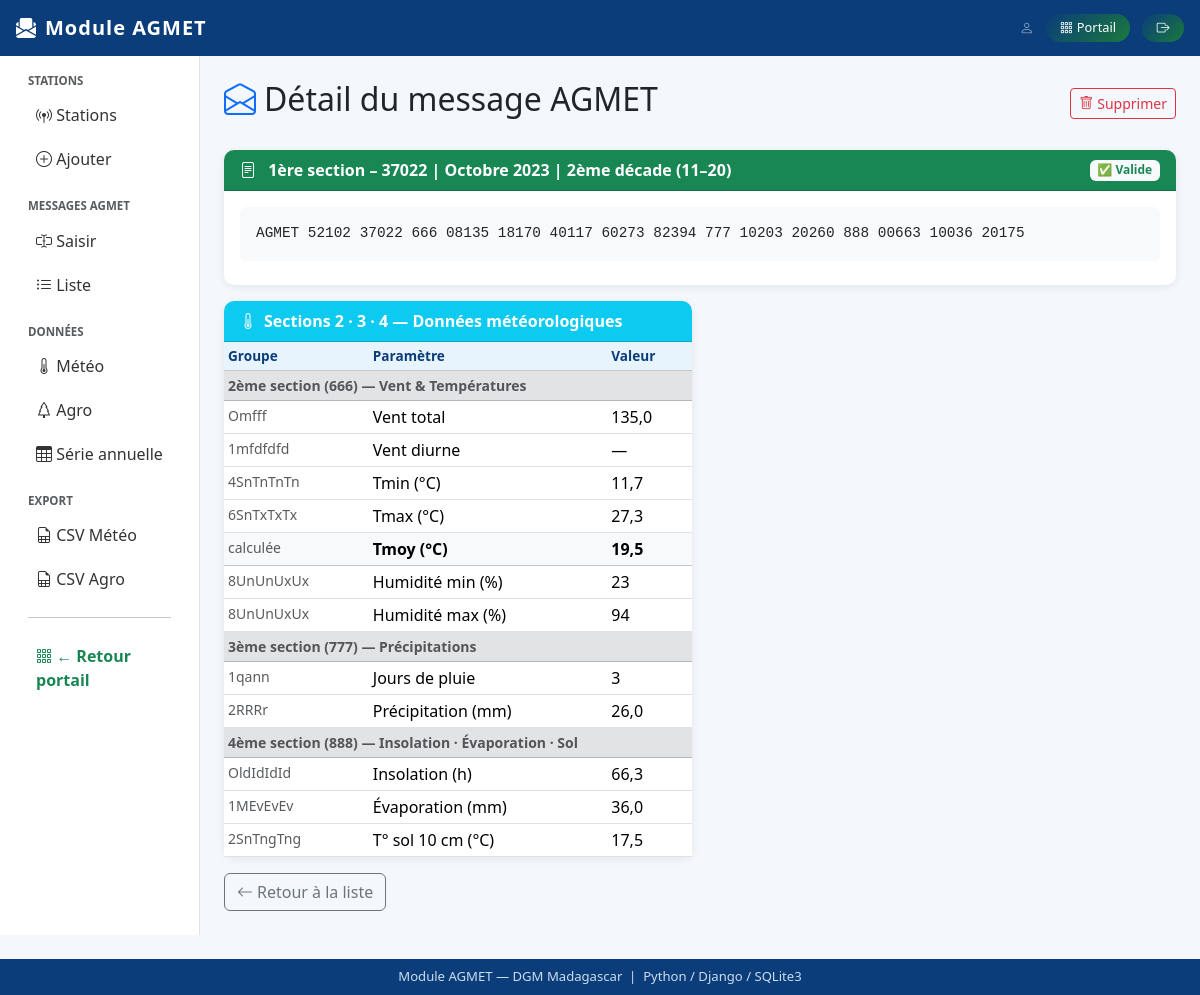
The app's page /agmet/messages/2/ with its own data.
### agmet/models.py (models this page shows, shortened)
class Message(models.Model):
    DECADE_CHOICES = [
        ('51', '1ère décade (1–10)'),
        ('52', '2ème décade (11–20)'),
        ('53', '3ème décade (21–fin)'),
    ]
    MOIS_CHOICES = [
        ('01', 'Janvier'), ('02', 'Février'), ('03', 'Mars'),
        ('04', 'Avril'),   ('05', 'Mai'),     ('06', 'Juin'),
        ('07', 'Juillet'), ('08', 'Août'),    ('09', 'Septembre'),
        ('10', 'Octobre'), ('11', 'Novembre'),('12', 'Décembre'),
    ]
    station = models.ForeignKey(
        Station, on_delete=models.CASCADE,
        related_name='messages', null=True, blank=True
    )
    identification = models.CharField(
        max_length=5, verbose_name="Indicatif mécanographique"
    )
    nom = models.CharField(
        max_length=100, blank=True, verbose_name="Nom de la station"
    )
    longitude = models.FloatField(null=True, blank=True)
    latitude  = models.FloatField(null=True, blank=True)
    altitude  = models.FloatField(null=True, blank=True)
    annee     = models.IntegerField(verbose_name="Année")
    mois      = models.CharField(max_length=2, choices=MOIS_CHOICES, verbose_name="Mois")
    decade    = models.CharField(max_length=2, choices=DECADE_CHOICES, verbose_name="Décade")
    message_brut = models.TextField(verbose_name="Message AGMET brut")
    date_saisie  = models.DateTimeField(auto_now_add=True)
    valide       = models.BooleanField(default=False, verbose_name="Validé (aucune erreur)")
    class Meta:
        verbose_name = "Message AGMET"
        verbose_name_plural = "Messages AGMET"
        ordering = ['-annee', '-mois', '-decade']
        unique_together = ('identification', 'annee', 'mois', 'decade')
    def __str__(self):
        return f"AGMET {self.identification} – {self.annee}/{self.mois} Décade {self.decade}"

class DonneesMeteo(models.Model):
    message = models.OneToOneField(
        Message, on_delete=models.CASCADE,
        related_name='donnees_meteo', null=True, blank=True
    )
    identification = models.CharField(max_length=5)
    nom            = models.CharField(max_length=100, blank=True)
    longitude      = models.FloatField(null=True, blank=True)
    latitude       = models.FloatField(null=True, blank=True)
    altitude       = models.FloatField(null=True, blank=True)
    annee          = models.IntegerField()
    mois           = models.CharField(max_length=2)
    decade         = models.CharField(max_length=2)
    fff = models.FloatField(
        null=True, blank=True,
        verbose_name="Vent moyen total (fff)",
        help_text="Force totale du vent moyen sur la décade"
    )
    fdfdfd = models.FloatField(
        null=True, blank=True,
        verbose_name="Vent diurne total (fdfdfd)"
    )
    tn = models.FloatField(
        null=True, blank=True,
        verbose_name="Tmin moyenne décade (°C)"
    )
    tx = models.FloatField(
        null=True, blank=True,
        verbose_name="Tmax moyenne décade (°C)"
    )
    un = models.IntegerField(
        null=True, blank=True,
        verbose_name="Humidité relative min moyenne (%)"
    )
    ux = models.IntegerField(
        null=True, blank=True,
        verbose_name="Humidité relative max moyenne (%)"
    )
    n   = models.IntegerField(null=True, blank=True, verbose_name="Nombre de jours avec pluie")
    rrr = models.FloatField(null=True, blank=True, verbose_name="Précipitation décadaire (mm)")
    id_insol = models.FloatField(
        null=True, blank=True,
        verbose_name="Insolation totale (heures)"
    )
    ev = models.FloatField(
        null=True, blank=True,
        verbose_name="Évaporation totale (mm)"
    )
    tng = models.FloatField(
        null=True, blank=True,
        verbose_name="Tmin sol 10 cm moyenne (°C)"
    )
    erreurs = models.TextField(blank=True, default='', verbose_name="Erreurs détectées")
    class Meta:
        verbose_name = "Données météo"
        verbose_name_plural = "Données météo"
        ordering = ['-annee', '-mois', '-decade']
    @property
    def tm(self):
        if self.tn is not None and self.tx is not None:
            return round((self.tn + self.tx) / 2, 1)
        return None

### agmet/views.py (the view)
# urls.py: path('messages/<int:pk>/',           views.message_detail,     name='message_detail'),
def message_detail(request, pk):
    msg = get_object_or_404(Message, pk=pk)
    donnees_meteo = DonneesMeteo.objects.filter(message=msg).first()
    donnees_agro  = DonneesAgro.objects.filter(message=msg).first()
    return render(request, 'agmet/message_detail.html', {
        'msg': msg,
        'donnees_meteo': donnees_meteo,
        'donnees_agro':  donnees_agro,
    })

### agmet/templates/agmet/message_detail.html (shortened to what this page needs)
{% extends 'agmet/base.html' %}
{% block content %}
<div class="d-flex justify-content-between align-items-center mb-4">
  <h2><i class="bi bi-envelope-open me-2 text-primary"></i>Détail du message AGMET</h2>
  <a href="{% url 'message_supprimer' msg.pk %}" class="btn btn-outline-danger btn-sm">
    <i class="bi bi-trash me-1"></i>Supprimer
  </a>
</div>
<div class="card mb-3">
  <div class="card-header d-flex justify-content-between align-items-center
    {% if msg.valide %}bg-success{% else %}bg-danger{% endif %} text-white">
    <span><i class="bi bi-file-text me-2"></i>
      <strong>1ère section</strong> – {{ msg.identification }} | {{ msg.get_mois_display }} {{ msg.annee }} | {{ msg.get_decade_display }}
    </span>
    {% if msg.valide %}
      <span class="badge bg-light text-success">✅ Valide</span>
    {% else %}
      <span class="badge bg-light text-danger">⚠ Avec erreurs</span>
    {% endif %}
  </div>
  <div class="card-body">
    <pre class="font-monospace bg-light p-3 rounded mb-2">{{ msg.message_brut }}</pre>
  </div>
</div>
<div class="row g-3">
  {% if donnees_meteo %}
  <div class="col-md-6">
    <div class="card h-100">
      <div class="card-header bg-info text-white fw-bold">
        <i class="bi bi-thermometer-half me-2"></i>Sections 2 · 3 · 4 — Données météorologiques
      </div>
      <div class="card-body p-0">
        <table class="table table-sm mb-0">
          <thead class="table-light">
            <tr><th>Groupe</th><th>Paramètre</th><th>Valeur</th></tr>
          </thead>
          <tbody>
            <tr class="table-secondary"><td colspan="3" class="small fw-bold text-muted">2ème section (666) — Vent & Températures</td></tr>
            <tr><td class="text-muted small">Omfff</td><td>Vent total</td><td>{{ donnees_meteo.fff|default:"—" }}</td></tr>
            <tr><td class="text-muted small">1mfdfdfd</td><td>Vent diurne</td><td>{{ donnees_meteo.fdfdfd|default:"—" }}</td></tr>
            <tr><td class="text-muted small">4SnTnTnTn</td><td>Tmin (°C)</td><td>{{ donnees_meteo.tn|default:"—" }}</td></tr>
            <tr><td class="text-muted small">6SnTxTxTx</td><td>Tmax (°C)</td><td>{{ donnees_meteo.tx|default:"—" }}</td></tr>
            <tr class="table-light"><td class="text-muted small">calculée</td><td><strong>Tmoy (°C)</strong></td><td><strong>{{ donnees_meteo.tm|default:"—" }}</strong></td></tr>
            <tr><td class="text-muted small">8UnUnUxUx</td><td>Humidité min (%)</td><td>{{ donnees_meteo.un|default:"—" }}</td></tr>
            <tr><td class="text-muted small">8UnUnUxUx</td><td>Humidité max (%)</td><td>{{ donnees_meteo.ux|default:"—" }}</td></tr>
            <tr class="table-secondary"><td colspan="3" class="small fw-bold text-muted">3ème section (777) — Précipitations</td></tr>
            <tr><td class="text-muted small">1qann</td><td>Jours de pluie</td><td>{{ donnees_meteo.n|default:"—" }}</td></tr>
            <tr><td class="text-muted small">2RRRr</td><td>Précipitation (mm)</td><td>{{ donnees_meteo.rrr|default:"—" }}</td></tr>
            <tr class="table-secondary"><td colspan="3" class="small fw-bold text-muted">4ème section (888) — Insolation · Évaporation · Sol</td></tr>
            <tr><td class="text-muted small">OldIdIdId</td><td>Insolation (h)</td><td>{{ donnees_meteo.id_insol|default:"—" }}</td></tr>
            <tr><td class="text-muted small">1MEvEvEv</td><td>Évaporation (mm)</td><td>{{ donnees_meteo.ev|default:"—" }}</td></tr>
            <tr><td class="text-muted small">2SnTngTng</td><td>T° sol 10 cm (°C)</td><td>{{ donnees_meteo.tng|default:"—" }}</td></tr>
          </tbody>
        </table>
      </div>
    </div>
  </div>
  {% endif %}
</div>
<div class="mt-3">
  <a href="{% url 'message_liste' %}" class="btn btn-outline-secondary">
    <i class="bi bi-arrow-left me-1"></i>Retour à la liste
  </a>
</div>
{% endblock %}

### agmet/templates/agmet/base.html (style rules this page uses)
:root { --dgm-bleu:#0a3d7a; --dgm-ciel:#e8f4fd; }
body { background:#f4f7fb; font-family:'Segoe UI',sans-serif; }
.card { border:none; box-shadow:0 2px 8px rgba(0,0,0,.08); border-radius:10px; }
.card-header { border-radius:10px 10px 0 0 !important; font-weight:600; }
.table th { background:var(--dgm-ciel); color:var(--dgm-bleu); font-size:.85rem; }
.font-monospace { font-family:'Courier New',monospace; font-size:.9rem; }

### records on screen
Message: identification "37022", mois "Octobre", annee "2023", decade "2ème décade (11–20)", message_brut "AGMET 52102 37022 666 08135 18170 40117 60273 82394 777 10203 20260 888 00663 10036 20175"
DonneesMeteo: fff "135,0", fdfdfd "—", tn "11,7", tx "27,3", tm "19,5", un "23", ux "94", n "3", rrr "26,0", id_insol "66,3", ev "36,0", tng "17,5"
